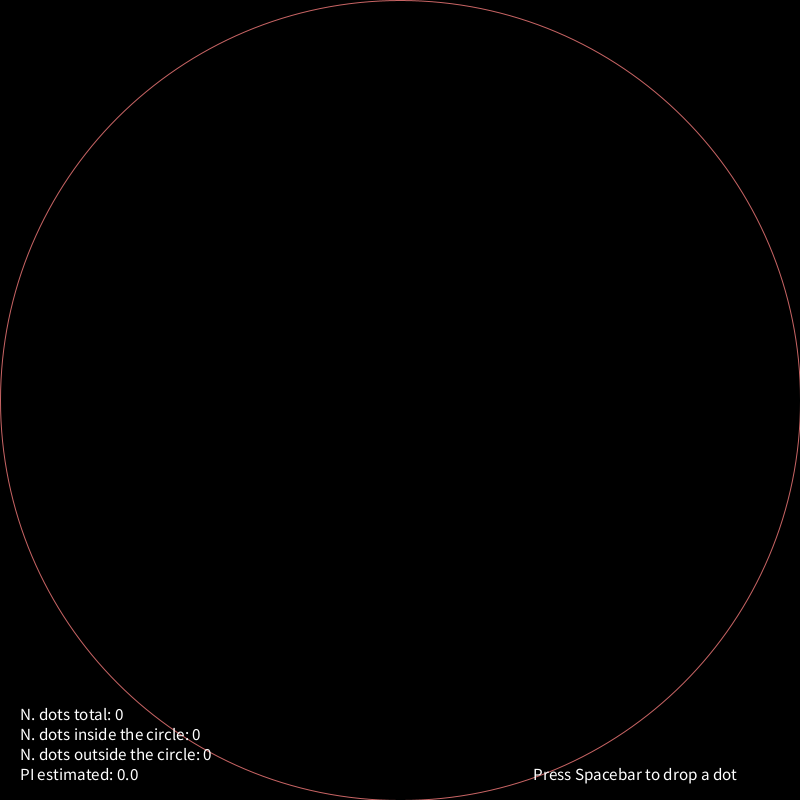
Frame 1 (no input)
Frame 60 (the mouse pressed at the canvas centre just before this capture): identical to frame 1, image omitted
Frame 120 (the mouse held since frame 60 and released just before this capture): identical to frame 1, image omitted

The Processing sketch that drew this single still picture (run headless with seeded random() and noise(); from frame 60 on, the mouse is pressed at the canvas centre):

// Processing sketch: estimatePI
// ── estimatePI.pde
int n = 10000;
double PIvalue;
int nIn = 0;
int nOut = 0;

Dot[] dots = new Dot[n];
Circle circ;

float r = 2;
int iter = 0;

void setup() {
  size(800, 800); 
  int w = width;
  int h = height;
  for (int i = 0; i < dots.length; i++) {
    dots[i] = new Dot(random(width), random(height), 4);
  }
  circ = new Circle(min(w, h));
}


void draw() {
  background(0);
  for (int i = 0; i < dots.length; i++) {
    if (!dots[i].hide) {
      dots[i].update();
      if (dots[i].inside < 0) {
        dots[i].check();
        
        if (dots[i].inside == 1) {
          nIn++;
        } else {
          nOut++; 
        }
        updatePi();
      }
    }
  }
  circ.update();
  
  fill(255);
  textSize(17);
  text("N. dots total: " + (nIn + nOut), 20, height-80);
  text("N. dots inside the circle: " + nIn, 20, height-60);
  text("N. dots outside the circle: " + nOut, 20, height-40);
  text("PI estimated: " + PIvalue, 20, height-20);
  text("Press Spacebar to drop a dot", width*2/3, height-20);
}

void keyPressed() {
  switch(key) {
  case ' ':
    if (iter < n) {
      dots[iter].show();
      iter++;
      break;
    }
  }
}

void updatePi() {
  PIvalue = ((double)nIn / ((double)nIn + (double)nOut))*4;
  
}

// ── Circle.pde
class Circle {
  float diam;
  
  Circle(float d) {
    diam = d; 
  }
  
  void update(){
    noFill();
    stroke(200, 100, 100);
    ellipse(width/2, height/2, diam, diam);
  } 
  
}

// ── Dot.pde
class Dot {

  float x;
  float y;
  float r;
  boolean hide = true;
  int inside = -1;
  
  Dot (float X, float Y, float R) {
    x = X;
    y = Y;
    r = R;
  }

  //-------------------------------------------------------------------------------------------------------------------------------------------------------------------

  void update() {
    fill(0, 255, 0);
    noStroke();
    ellipse(x, y, r, r);
  }
  
  //-------------------------------------------------------------------------------------------------------------------------------------------------------------------
  
  void show() {
    hide = false;  
  }
  
  //-------------------------------------------------------------------------------------------------------------------------------------------------------------------
  
  void check() {
    if (dist(width/2, height/2, x, y) < min(width/2, height/2)) {
      inside = 1;
    } else {
      inside = 0; 
    }
  }
}
